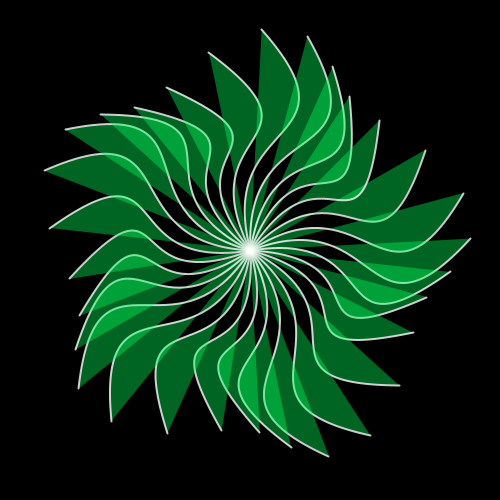
Frame 1 (no input)
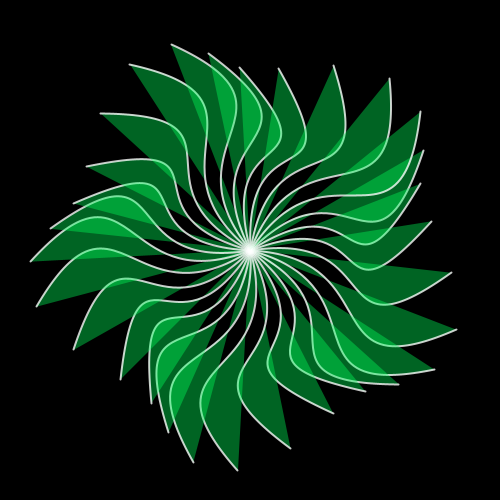
Frame 60 (the mouse pressed at the canvas centre just before this capture)
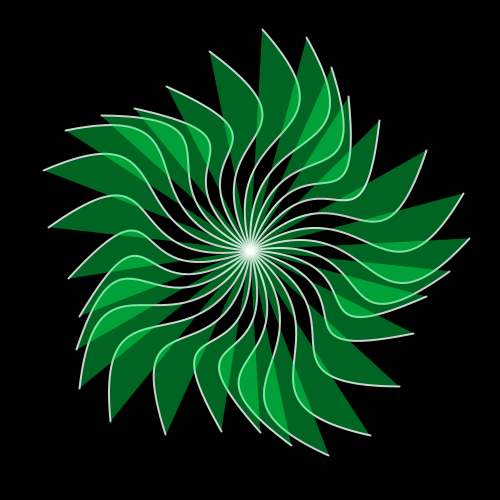
Frame 120 (the mouse held since frame 60 and released just before this capture)

The Processing sketch that drew these frames (run headless with seeded random() and noise(); from frame 60 on, the mouse is pressed at the canvas centre):

// Processing sketch: processing_156350
// ── processing_156350.pde

int num=30;
float theta;

void setup() {
  size(500, 500);
  background(0);
  stroke(255,200);
  strokeWeight(2);
  colorMode(HSB,255,100,100);
}

void draw() {
  background(0);
  translate(width/2, height/2);
  for (int i=0; i<num; i++) {
    pushMatrix();
    float offSet = TWO_PI/num*i;
    rotate(offSet);
    float x1 = 0;
    float x2 = x1+50 ;
    float x3 = map(sin(theta+offSet*5),-1,1,100,150);
    float x4 = x3 + 50;
    int f = 100;
    fill(f,100,100,100);
    bezier(x1, 0, 100, -100, x3, 50, x4, -100);
    popMatrix();
  }
  theta -= 0.0523;
}
